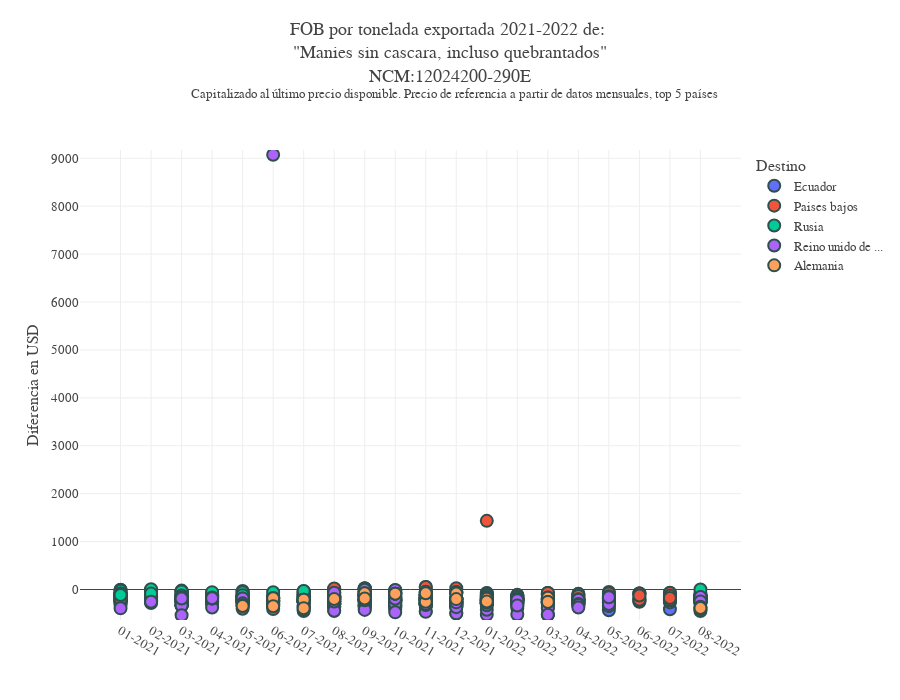

Here is the notebook cell this chart was saved with:
### Code cell
ncm='12024200'
precio_boxplot_capitalizado(df=df_producto,
                            ncm=ncm,
                            sim=sim_unique(ncm)[1])

plot_precio(df=df_producto,
            ncm=ncm,
            sim = sim_unique(ncm)[1],
            color='pais_descri',
            # pais='China',
            n_paises=5,
            )

### Figure 1 — Plotly figure (JSON) as saved in the notebook; plotly's stock layout.template omitted (floating-point values rounded to 4 significant figures; data arrays with more than 128 entries replaced by an {"elided": "..."} marker saying what was removed)
{"data": [{"customdata": {"elided": "28x6 mixed values"}, "hovertemplate": "Destino=%{customdata[0]}<br>Fecha=%{x}<br>Spread=%{y}<br>Precio de referencia=%{customdata[1]}<br>Kg=%{customdata[2]}<br>Fob=%{customdata[3]}<br>Precio=%{customdata[4]}<br>Exportador=%{customdata[5]}<extra></extra>", "legendgroup": "Ecuador", "marker": {"color": "#636efa", "line": {"color": "DarkSlateGrey", "width": 2}, "size": 12, "symbol": "circle"}, "mode": "markers", "name": "Ecuador", "orientation": "v", "showlegend": true, "type": "scatter", "x": ["01-2021", "01-2021", "02-2021", "02-2021", "02-2021", "02-2021", "02-2021", "03-2021", "03-2021", "03-2021", "03-2021", "04-2021", "04-2021", "05-2021", "06-2021", "06-2021", "08-2021", "08-2021", "08-2021", "09-2021", "09-2021", "11-2021", "01-2022", "03-2022", "05-2022", "07-2022", "07-2022", "08-2022"], "xaxis": "x", "y": [-143.3, -136.7, -155.1, -160.1, -135.1, -165.1, -169.1, -130.6, -90.6, -103.1, -108.6, -298.5, -74.5, -181.7, -200.5, -350.5, -179.9, -365.9, -355.9, -335.4, -335.4, -344.4, -282.2, -272.9, -434.5, -412.9, -180.9, -231.1], "yaxis": "y"}, {"customdata": {"elided": "471x6 mixed values"}, "hovertemplate": "Destino=%{customdata[0]}<br>Fecha=%{x}<br>Spread=%{y}<br>Precio de referencia=%{customdata[1]}<br>Kg=%{customdata[2]}<br>Fob=%{customdata[3]}<br>Precio=%{customdata[4]}<br>Exportador=%{customdata[5]}<extra></extra>", "legendgroup": "Paises bajos", "marker": {"color": "#EF553B", "line": {"color": "DarkSlateGrey", "width": 2}, "size": 12, "symbol": "circle"}, "mode": "markers", "name": "Paises bajos", "orientation": "v", "showlegend": true, "type": "scatter", "x": {"elided": "471 str values"}, "xaxis": "x", "y": {"elided": "471 float values"}, "yaxis": "y"}, {"customdata": {"elided": "71x6 mixed values"}, "hovertemplate": "Destino=%{customdata[0]}<br>Fecha=%{x}<br>Spread=%{y}<br>Precio de referencia=%{customdata[1]}<br>Kg=%{customdata[2]}<br>Fob=%{customdata[3]}<br>Precio=%{customdata[4]}<br>Exportador=%{customdata[5]}<extra></extra>", "legendgroup": "Rusia", "marker": {"color": "#00cc96", "line": {"color": "DarkSlateGrey", "width": 2}, "size": 12, "symbol": "circle"}, "mode": "markers", "name": "Rusia", "orientation": "v", "showlegend": true, "type": "scatter", "x": ["01-2021", "01-2021", "01-2021", "01-2021", "01-2021", "02-2021", "02-2021", "02-2021", "02-2021", "02-2021", "02-2021", "02-2021", "03-2021", "03-2021", "03-2021", "03-2021", "03-2021", "04-2021", "04-2021", "04-2021", "04-2021", "04-2021", "04-2021", "04-2021", "05-2021", "05-2021", "05-2021", "05-2021", "05-2021", "05-2021", "05-2021", "05-2021", "06-2021", "06-2021", "07-2021", "07-2021", "07-2021", "07-2021", "07-2021", "07-2021", "07-2021", "08-2021", "08-2021", "08-2021", "08-2021", "08-2021", "09-2021", "09-2021", "09-2021", "09-2021", "09-2021", "09-2021", "09-2021", "10-2021", "10-2021", "10-2021", "10-2021", "11-2021", "11-2021", "11-2021", "12-2021", "01-2022", "01-2022", "01-2022", "01-2022", "02-2022", "02-2022", "02-2022", "02-2022", "08-2022", "08-2022"], "xaxis": "x", "y": [-116.7, -25.9, -83.3, -83.3, -113.3, -125.1, -37.6, -44.5, 4.9, -152.1, -125.1, -86.1, -54.7, -39.2, -39.2, -126.6, -162.6, -166.5, -119.3, -122.7, -136.5, -119.3, -55, -175.5, -147.7, -57.2, -32.2, -125.8, -159.7, -57.2, -147.7, -117.7, -113.5, -58.1, -86.4, -122, -36.4, -93.2, -98.1, -173.4, -31.6, -81.2, -110.9, -114.9, -356.7, -127.1, 10.6, -33.4, -47.4, -55, -356.2, -321.2, -104.9, -62.4, -62.4, -50.7, -418.7, -48, -159.4, -107.9, -190.1, -125.8, -172.2, -151.9, -125.8, -212.1, -174.3, -174.7, -237.1, 0.9, -450.7], "yaxis": "y"}, {"customdata": {"elided": "106x6 mixed values"}, "hovertemplate": "Destino=%{customdata[0]}<br>Fecha=%{x}<br>Spread=%{y}<br>Precio de referencia=%{customdata[1]}<br>Kg=%{customdata[2]}<br>Fob=%{customdata[3]}<br>Precio=%{customdata[4]}<br>Exportador=%{customdata[5]}<extra></extra>", "legendgroup": "Reino unido de ...", "marker": {"color": "#ab63fa", "line": {"color": "DarkSlateGrey", "width": 2}, "size": 12, "symbol": "circle"}, "mode": "markers", "name": "Reino unido de ...", "orientation": "v", "showlegend": true, "type": "scatter", "x": ["01-2021", "02-2021", "03-2021", "03-2021", "03-2021", "03-2021", "03-2021", "03-2021", "04-2021", "04-2021", "04-2021", "04-2021", "04-2021", "05-2021", "05-2021", "05-2021", "06-2021", "06-2021", "06-2021", "07-2021", "07-2021", "07-2021", "07-2021", "08-2021", "08-2021", "08-2021", "08-2021", "08-2021", "08-2021", "09-2021", "09-2021", "09-2021", "09-2021", "09-2021", "09-2021", "09-2021", "10-2021", "10-2021", "10-2021", "10-2021", "10-2021", "11-2021", "11-2021", "11-2021", "11-2021", "11-2021", "11-2021", "11-2021", "11-2021", "11-2021", "11-2021", "11-2021", "11-2021", "11-2021", "11-2021", "12-2021", "12-2021", "12-2021", "12-2021", "12-2021", "12-2021", "12-2021", "12-2021", "12-2021", "12-2021", "12-2021", "01-2022", "01-2022", "01-2022", "01-2022", "01-2022", "01-2022", "01-2022", "01-2022", "01-2022", "01-2022", "02-2022", "02-2022", "02-2022", "02-2022", "02-2022", "02-2022", "02-2022", "02-2022", "03-2022", "03-2022", "03-2022", "03-2022", "03-2022", "03-2022", "03-2022", "03-2022", "03-2022", "03-2022", "03-2022", "04-2022", "04-2022", "04-2022", "04-2022", "04-2022", "05-2022", "05-2022", "05-2022", "08-2022", "08-2022", "08-2022"], "xaxis": "x", "y": [-393.3, -255.3, -334.6, -328.9, -334.6, -536.6, -184.6, -187.9, -376.7, -183.9, -166.4, -191.5, -182.7, -189.4, -185.8, -289.3, -179, -311.9, 9072.0, -422, -212.5, -360.8, -212.6, -69.2, -249.9, -305.7, -239.6, -443.9, -249.9, -405.4, -371.4, -425.4, -158.7, -190, -133.1, -4.5, -151.7, -299.3, -11.9, -194.1, -476.7, -446.4, -304.4, -466.4, -279.4, -284.4, -91.7, -223.9, -153.4, -324.4, -171.4, -264.4, -171.4, -304.3, -171.4, -301.2, -498.1, -368.1, -346.8, -498.1, -288.1, -175.1, -268.1, -368.1, -247.6, -268.1, -286.2, -524.2, -170.2, -273.8, -421.7, -298.2, -177.6, -330.2, -160.2, -220, -384.7, -206.7, -292.8, -337.7, -522.7, -284.7, -222.4, -332.7, -309, -526.9, -236.9, -272.9, -236.9, -375.9, -526.9, -166.9, -309, -394.1, -526.9, -213.7, -216.2, -302.2, -331.2, -374.4, -342.5, -300.5, -163.2, -164, -159.1, -249.1], "yaxis": "y"}, {"customdata": {"elided": "32x6 mixed values"}, "hovertemplate": "Destino=%{customdata[0]}<br>Fecha=%{x}<br>Spread=%{y}<br>Precio de referencia=%{customdata[1]}<br>Kg=%{customdata[2]}<br>Fob=%{customdata[3]}<br>Precio=%{customdata[4]}<br>Exportador=%{customdata[5]}<extra></extra>", "legendgroup": "Alemania", "marker": {"color": "#FFA15A", "line": {"color": "DarkSlateGrey", "width": 2}, "size": 12, "symbol": "circle"}, "mode": "markers", "name": "Alemania", "orientation": "v", "showlegend": true, "type": "scatter", "x": ["05-2021", "05-2021", "06-2021", "06-2021", "06-2021", "07-2021", "07-2021", "07-2021", "07-2021", "08-2021", "09-2021", "09-2021", "09-2021", "09-2021", "09-2021", "10-2021", "10-2021", "10-2021", "10-2021", "11-2021", "11-2021", "12-2021", "12-2021", "01-2022", "01-2022", "01-2022", "03-2022", "03-2022", "03-2022", "08-2022", "08-2022", "08-2022"], "xaxis": "x", "y": [-324.9, -345, -338.6, -183.5, -350.9, -385.1, -212, -212, -389.1, -199.9, -95.4, -79.4, -225.3, -79.4, -186.4, -86.7, -86.7, -86.7, -86.7, -254.3, -78.4, -82.1, -200.3, -194.2, -276.2, -250.2, -172.7, -258.9, -258.9, -413.1, -359.1, -387.5], "yaxis": "y"}], "layout": {"font": {"family": "Georgia", "size": 13}, "height": 700, "legend": {"title": {"text": "Destino"}, "tracegroupgap": 0}, "margin": {"t": 150}, "separators": ",.", "title": {"text": "FOB por tonelada exportada 2021-2022 de: <br>\"Manies sin cascara, incluso quebrantados\"<br>NCM:12024200-290E<br> <sup> Capitalizado al último precio disponible. Precio de referencia a partir de datos mensuales, top 5 países", "y": 0.95}, "width": 900, "xaxis": {"anchor": "y", "categoryarray": ["01-2021", "02-2021", "03-2021", "04-2021", "05-2021", "06-2021", "07-2021", "08-2021", "09-2021", "10-2021", "11-2021", "12-2021", "01-2022", "02-2022", "03-2022", "04-2022", "05-2022", "06-2022", "07-2022", "08-2022"], "categoryorder": "array", "domain": [0, 1], "title": {"text": ""}, "type": "category"}, "yaxis": {"anchor": "x", "domain": [0, 1], "range": [-636.6, 9172.0], "title": {"text": "Diferencia en USD"}}}}
